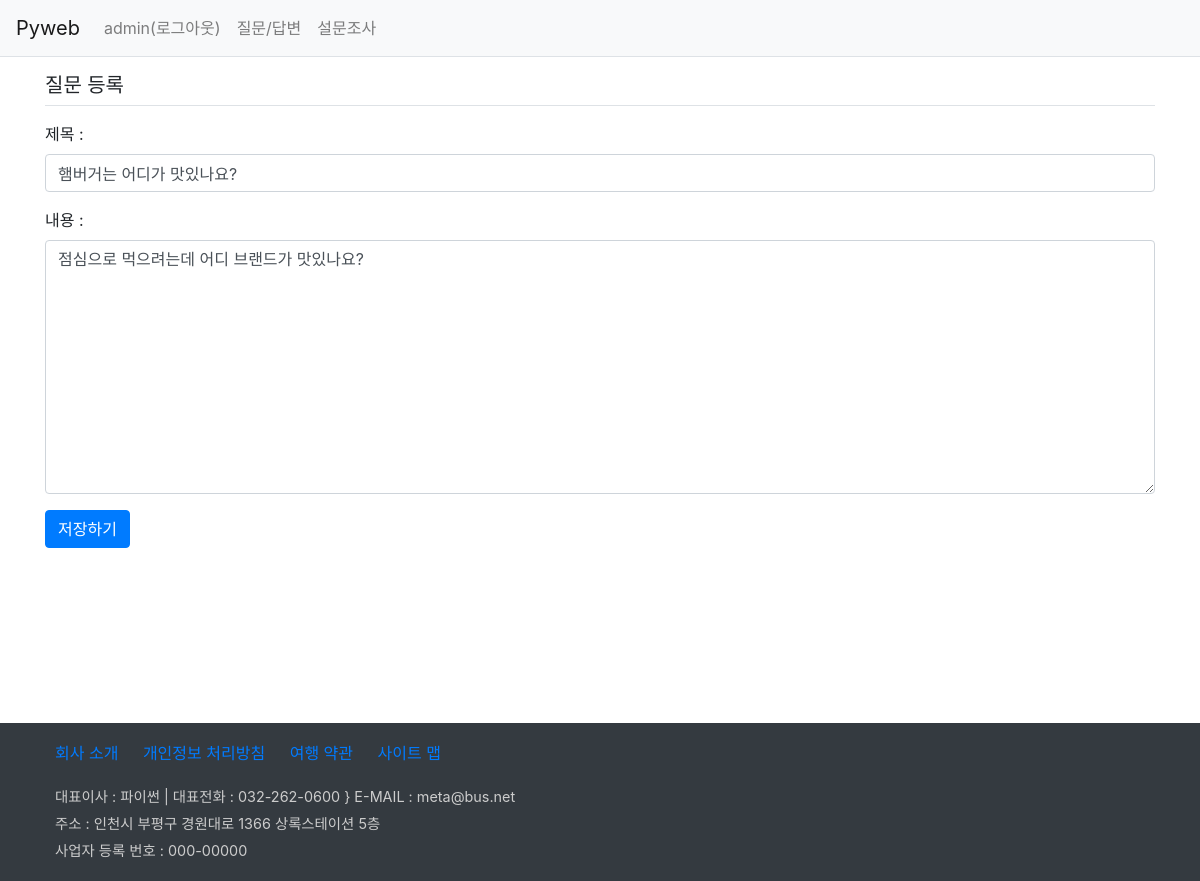
/board/question/modify/45/ (signed in), run on an earlier commit of the app's database.
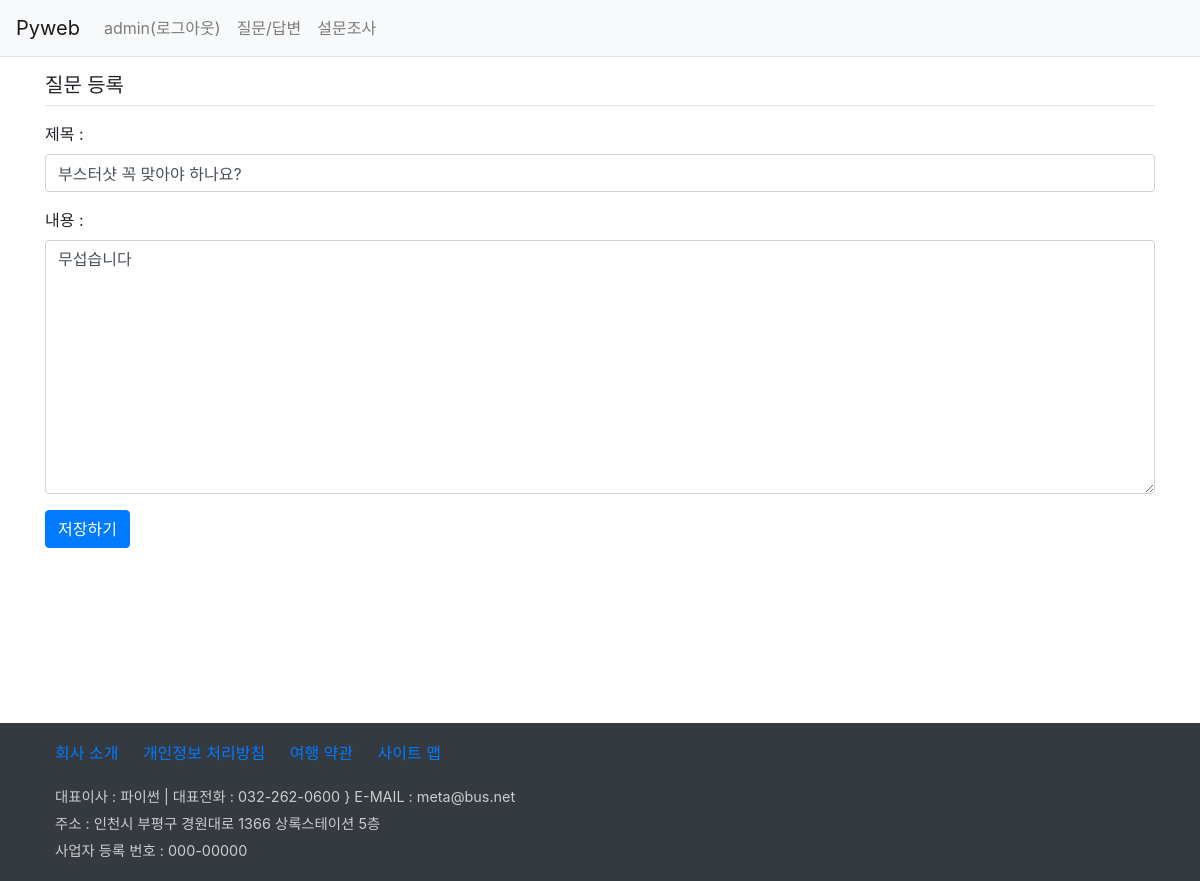
And on a later commit of the database.
### board/models.py (models this page shows, shortened)
class Question(models.Model):
    author = models.ForeignKey(User, on_delete=models.CASCADE, related_name='author_question')
    subject = models.CharField(max_length=100)  #제목 칼럼
    content = models.TextField()                #질문 내용
    create_date = models.DateTimeField()        #질문 작성일
    modify_date = models.DateTimeField(null=True, blank=True)  #질문 수정일
    voter = models.ManyToManyField(User, related_name='voter_question')        #추천수

### board/views.py (the view)
# urls.py: path('question/modify/<int:question_id>/', views.question_modify,
@login_required(login_url='common:login')
def question_modify(request, question_id):
    question = get_object_or_404(Question, pk=question_id)
    if request.method == "POST":
        form = QuestionForm(request.POST, instance=question)
        if form.is_valid():
            question = form.save(commit=False)  #수정된 질문 가저장
            question.author = request.user      #세션 발급
            question.modify_date = timezone.now() #수정일
            question.save()
            return redirect('board:detail', question_id=question.id)
    else:
        form = QuestionForm(instance=question)  #instance를 쓰면 폼에 내용이 채워짐
    return render(request, 'board/question_form.html', {'form':form})

### board/forms.py
class QuestionForm(forms.ModelForm):
    class Meta:     #내부클래스, 중첩클래스
        model = Question
        fields = ['subject', 'content']
        labels = {
            'subject':'제목',
            'content':'내용'
        }

### templates/board/question_form.html (shortened to what this page needs)
{% extends 'base.html' %}
{% block content %}
<div class="container">
    <section>
        <h5 class="border-bottom my-3 pb-2">질문 등록</h5>
        <form action="" method="post">
            <div class="form-group">
                <label for="subject">제목 : </label>
                <input type="text" name="subject" id="subject" class="form-control"
                       value="{{ form.subject.value|default_if_none:'' }}">
            </div>
            <div class="form-group">
                <label for="content">내용 : </label>
                <textarea name="content" id="content" rows="10" class="form-control">{{ form.content.value|default_if_none:'' }}</textarea>
            </div>
            <input type="submit" value="저장하기" class="btn btn-primary">
        </form>
    </section>
</div>
{% endblock %}

What changed in the data, as far as the page shows it:
changed Question: subject "햄버거는 어디가 맛있나요?" → "부스터샷 꼭 맞아야 하나요?"; content "점심으로 먹으려는데 어디 브랜드가 맛있나요?" → "무섭습니다"
